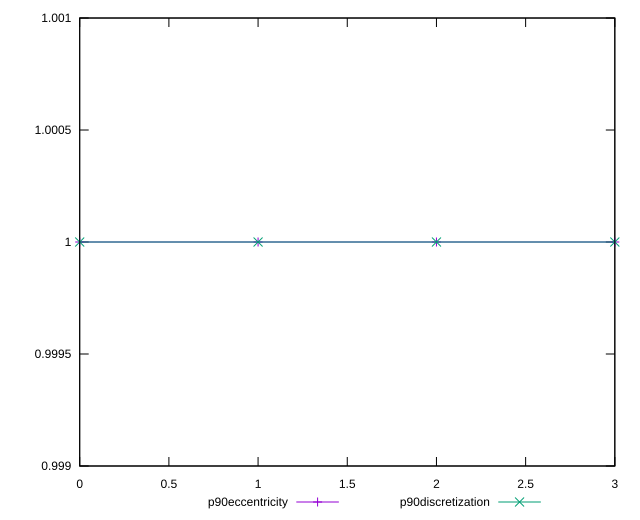

This figure's gnuplot source:
reset

$p90Eccentricity <<EOF
0 1.0000000000000002
1 1.0000000000000002
2 1.0000000000000002
3 1.0000000000000002
EOF

$p90Discretization <<EOF
0 1
1 1
2 1
3 1
EOF

set key outside below
set xrange [0:3]
set yrange [0.999:1.0010000000000001]
set trange [0.999:1.0010000000000001]
set terminal svg size 640, 520 enhanced background rgb 'white'
set output "report/report_00029_2021-02-24T13-36-40.390Z/first-contentful-paint/progression/eccentricity.svg"

plot $p90Eccentricity title "p90eccentricity" with linespoints, \
     $p90Discretization title "p90discretization" with linespoints

reset
